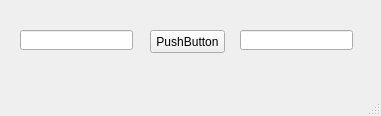
<?xml version="1.0" encoding="UTF-8"?>
<ui version="4.0">
 <class>MainWindow</class>
 <widget class="QMainWindow" name="MainWindow">
  <property name="geometry">
   <rect>
    <x>0</x>
    <y>0</y>
    <width>381</width>
    <height>116</height>
   </rect>
  </property>
  <property name="windowTitle">
   <string>MainWindow</string>
  </property>
  <widget class="QWidget" name="centralwidget">
   <widget class="QPushButton" name="pushButton">
    <property name="geometry">
     <rect>
      <x>150</x>
      <y>30</y>
      <width>75</width>
      <height>23</height>
     </rect>
    </property>
    <property name="text">
     <string>PushButton</string>
    </property>
   </widget>
   <widget class="QLineEdit" name="lineEdit">
    <property name="geometry">
     <rect>
      <x>20</x>
      <y>30</y>
      <width>113</width>
      <height>20</height>
     </rect>
    </property>
   </widget>
   <widget class="QLineEdit" name="lineEdit_2">
    <property name="geometry">
     <rect>
      <x>240</x>
      <y>30</y>
      <width>113</width>
      <height>20</height>
     </rect>
    </property>
   </widget>
  </widget>
  <widget class="QMenuBar" name="menubar">
   <property name="geometry">
    <rect>
     <x>0</x>
     <y>0</y>
     <width>381</width>
     <height>21</height>
    </rect>
   </property>
  </widget>
  <widget class="QStatusBar" name="statusbar"/>
 </widget>
 <resources/>
 <connections/>
</ui>
